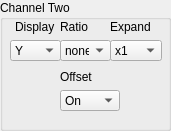
  <widget class="QGroupBox" name="groupBox_7">
   <property name="geometry">
    <rect>
     <x>460</x>
     <y>80</y>
     <width>171</width>
     <height>131</height>
    </rect>
   </property>
   <property name="title">
    <string>Channel Two</string>
   </property>
   <widget class="QWidget" name="verticalLayoutWidget_8">
    <property name="geometry">
     <rect>
      <x>10</x>
      <y>20</y>
      <width>51</width>
      <height>41</height>
     </rect>
    </property>
    <layout class="QVBoxLayout" name="verticalLayout_8">
     <item alignment="Qt::AlignHCenter">
      <widget class="QLabel" name="label_9">
       <property name="text">
        <string>Display</string>
       </property>
      </widget>
     </item>
     <item alignment="Qt::AlignHCenter">
      <widget class="QComboBox" name="ch2_disp">
       <item>
        <property name="text">
         <string>Y</string>
        </property>
       </item>
       <item>
        <property name="text">
         <string>Theta</string>
        </property>
       </item>
       <item>
        <property name="text">
         <string>X noise</string>
        </property>
       </item>
       <item>
        <property name="text">
         <string>Aux in 3</string>
        </property>
       </item>
       <item>
        <property name="text">
         <string>Aux in 4</string>
        </property>
       </item>
      </widget>
     </item>
    </layout>
   </widget>
   <widget class="QWidget" name="verticalLayoutWidget_9">
    <property name="geometry">
     <rect>
      <x>60</x>
      <y>20</y>
      <width>51</width>
      <height>41</height>
     </rect>
    </property>
    <layout class="QVBoxLayout" name="verticalLayout_9">
     <item>
      <widget class="QLabel" name="label_10">
       <property name="text">
        <string>Ratio</string>
       </property>
      </widget>
     </item>
     <item alignment="Qt::AlignHCenter">
      <widget class="QComboBox" name="ch2_ratio">
       <item>
        <property name="text">
         <string>none</string>
        </property>
       </item>
       <item>
        <property name="text">
         <string>Aux In 3</string>
        </property>
       </item>
       <item>
        <property name="text">
         <string>Aux in 4</string>
        </property>
       </item>
      </widget>
     </item>
    </layout>
   </widget>
   <widget class="QWidget" name="verticalLayoutWidget_10">
    <property name="geometry">
     <rect>
      <x>110</x>
      <y>20</y>
      <width>52</width>
      <height>41</height>
     </rect>
    </property>
    <layout class="QVBoxLayout" name="verticalLayout_10">
     <item>
      <widget class="QLabel" name="label_11">
       <property name="text">
        <string>Expand</string>
       </property>
      </widget>
     </item>
     <item alignment="Qt::AlignHCenter">
      <widget class="QComboBox" name="ch2_expand">
       <item>
        <property name="text">
         <string>x1</string>
        </property>
       </item>
       <item>
        <property name="text">
         <string>x10</string>
        </property>
       </item>
       <item>
        <property name="text">
         <string>x100</string>
        </property>
       </item>
      </widget>
     </item>
    </layout>
   </widget>
   <widget class="QWidget" name="verticalLayoutWidget_11">
    <property name="geometry">
     <rect>
      <x>60</x>
      <y>70</y>
      <width>60</width>
      <height>41</height>
     </rect>
    </property>
    <layout class="QVBoxLayout" name="verticalLayout_11">
     <item>
      <widget class="QLabel" name="label_12">
       <property name="text">
        <string>Offset</string>
       </property>
      </widget>
     </item>
     <item alignment="Qt::AlignHCenter">
      <widget class="QComboBox" name="ch2_offset">
       <item>
        <property name="text">
         <string>On</string>
        </property>
       </item>
       <item>
        <property name="text">
         <string>Off</string>
        </property>
       </item>
       <item>
        <property name="text">
         <string>Auto</string>
        </property>
       </item>
       <item>
        <property name="text">
         <string>Modify</string>
        </property>
       </item>
      </widget>
     </item>
    </layout>
   </widget>
  </widget>
